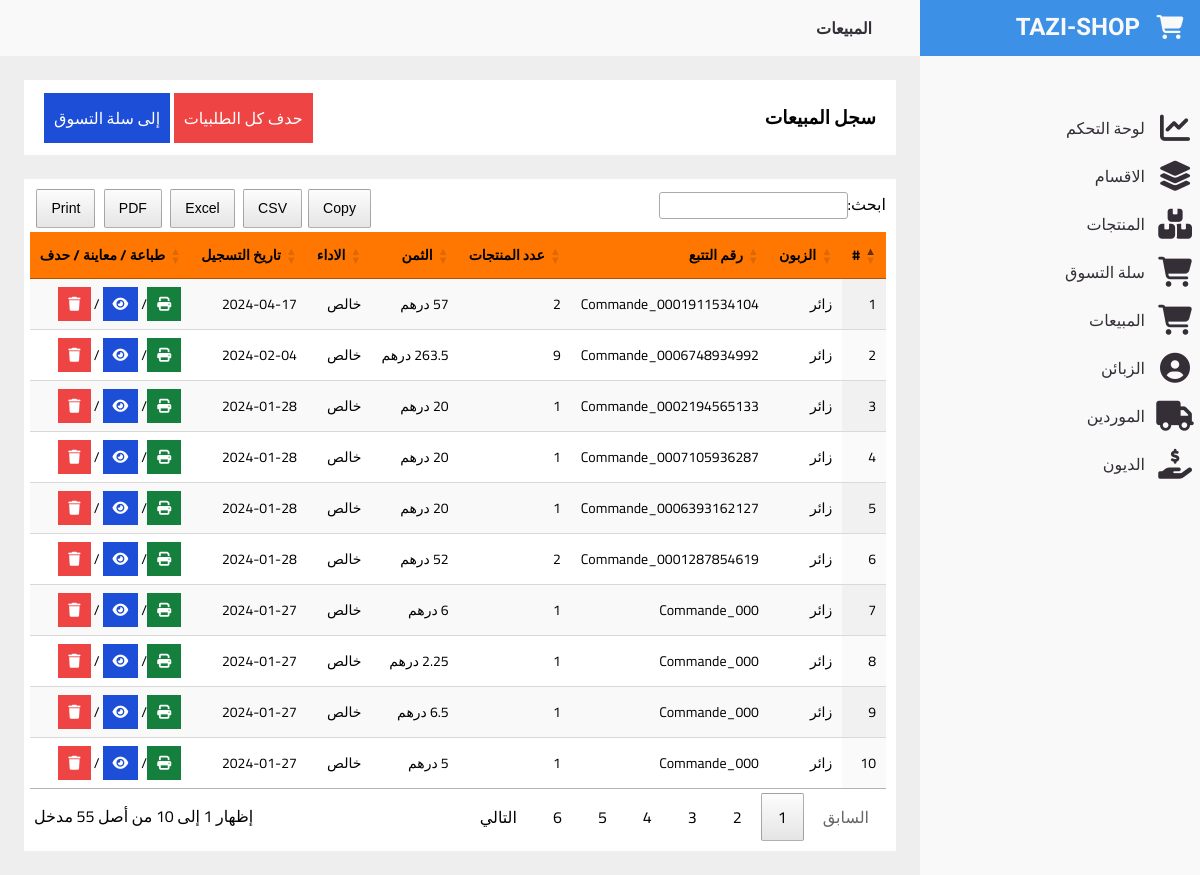
The page /order.php?request=index on the database its author committed.
### tables this page shows
CREATE TABLE "orders" (
	"id"	INTEGER NOT NULL PRIMARY KEY AUTOINCREMENT,
	"user"	TEXT NOT NULL,
	"is_payed"	INTEGER NOT NULL,
	"created_at"	TEXT NOT NULL,
	"updated_at"	TEXT,
	"order_price"	TEXT NOT NULL DEFAULT 0,
	"track_number"	TEXT NOT NULL,
	"payed_price"	TEXT
);

### order.php (the view, shortened to what the rows shown need)
<?php
     require 'init.php';
        $orderObj       = new OrderController($pdo);
        $carteObj       = new CarteController($pdo);
        $loanObj        = new LoanController($pdo);
?>
    <?php include "template/includes/head.php"; ?>
    <?php include "template/includes/head.php"; ?>
    <?php
        if($_SERVER['REQUEST_METHOD'] == "GET"){
            $request = $_GET['request'];
            if($request == 'index'){
                ?>
               <section class="content-section">
                   <div class="table-data">
                       <?php
                           $orders = $orderObj->getAllOrders();
                           $i = 0;
                       ?>
                   <table id="example" class=" display nowrap" style="width:100%">
                           <thead>
                               <tr>
                                   <th>#</th>
                                   <th>الزبون</th>
                                   <th>رقم التتبع</th>
                                   <th>عدد المنتجات</th>
                                   <th>الثمن</th>
                                   <th>الاداء</th>
                                   <th>تاريخ التسجيل</th>
                                   <th>طباعة / معاينة / حدف</th>
                               </tr>
                           </thead>
                           <tbody>
                               <?php
                                   foreach($orders as $item){
                                    $i++;
                                       ?>
                               <tr>
                                    <td><?php echo $i;?></td>
                                    <td><?php echo $item['client'] ?? 'زائر' ?></td>
                                   <td><?php echo $item['track_number']; ?></td>
                                   <td><?php echo $orderObj->countProducts(($item['id'])); ?></td>
                                   <td><?php echo $item['totalPrice'] ; ?> درهم</td>
                                   <td><?php echo $item['is_payed'] ; ?> </td>
                                   <td><?php echo $item['created_at'] ; ?></td>
                                   <td>
                                        <a href="order.php?request=print&id=<?php echo $item['id']?>"><i class="fa-solid fa-print btn btn-green"></i></a>/
                                        <a href="order.php?request=fetch&id=<?php echo $item['id'];?>"><i class="fa-solid fa-eye btn btn-blue"></i></a> /
                                        <a href="order.php?request=delete&id=<?php echo $item['id'] ; ?>"><i class="fa-solid fa-trash btn btn-red"></i></a>
                               </td>
                               </tr>
                                       <?php
                                   }
                               ?>
                           </tbody>
                       </table>
                   </div>
               </section>
           <?php
            }
            elseif($request == 'fetch'){
                $orderObj->setId($_GET['id']);
                ?>
                <section class="content-section">
                       <?php include $inc.'/navbar.php' ;?>
                       <div class="product-page">
                           <div class="product-page-title">
                               <h3>سجل المبيعات</h3>
                               <a href="order.php?request=index" class="btn btn-blue">إلى سجل المبيعات</a>
                           </div>
                       </div>
               </section>
               <section class="content-section">
                   <div class="table-data">
                       <?php
                           $orderItems = $orderObj->getOrderItems();
                           $i = 0;
                       ?>
                   <table id="example" class=" display nowrap" style="width:100%">
                           <thead>
                               <tr>
                                   <th>#</th>
                                   <th>كود المنتج</th>
                                   <th>اسم المنتج</th>
                                   <th>الكمية</th>
                                   <th>الثمن</th>
                                   <th>حدف</th>
                               </tr>
                           </thead>
                           <tbody>
                               <?php
                                   foreach($orderItems as $item){
                                    $i++;
                                       ?>
                               <tr>
                                    <td><?php echo $i;?></td>
                                    <td><?php echo $item['product_code']; ?></td>
                                   <td><?php echo $item['product_name']; ?></td>
                                   <td><?php echo $item['product_qty']; ?></td>
                                   <td><?php echo $item['product_price'] ; ?> درهم</td>
                                   <td>
                                        <a href="orderItems.php?request=deleteItemFromOrder&id=<?php echo $item['id'] ; ?>"><i class="fa-solid fa-trash btn btn-red"></i></a>
                               </td>
                               </tr>
                                       <?php
                                   }
                               ?>
                           </tbody>
                       </table>
                   </div>
               </section>
                <?php
            }
            elseif($request == 'print' ){
                echo "<script>window.addEventListener('load',(event)=>{
                    window.print();
                })</script>"
                ?>
                <section class="content-section">
                       <?php include $inc.'/navbar.php' ;?>
                       <div class="product-page">
                           <div class="product-page-title">
                               <h3>فاتورة الطلبية </h3>
                               <button onclick="window.print();" class="btn btn-blue" >طباعة <i class="fa-solid fa-print"></i></button>
                           </div>
                       </div>
               </section>
               <section class="invoice-content">
                 <?php
                        $orderObj->setId($_GET['id']);
                        $order= $orderObj->getOneOrder();
                        $orderItems = $orderObj->getOrderItems();
                           $i = 0;
                       ?>
                <div id="invoice-POS">
                    <div class="center-title">
                        <i class="fa-solid fa-cart-shopping icon-store"></i>
                        <span>TAZI-SHOP</span>
                    </div>
                    <div class="order-top">
                        <div>
                            <span>رقم الطلبية :</span><span><?php echo $orderObj->getOrderName($_GET['id']) ?></span>
                        </div>
                        <div>
                            <span>التاريخ :</span><span> <?php echo $order['created_at'] ?></span>
                        </div>
                        <div>
                            <span>الزبون :</span><span> <?php echo $order['client'] ?> </span>
                        </div>
                    </div>
                    <div class="order_content_table">
                    <table class="center">
                            <tr>
                                <th>المنتج</th>
                                <th>الكمية</th>
                                <th>السعر</th>
                                <th>المجموع</th>
                            </tr>
                            <?php foreach($orderItems as $itm){ ?>
                            <tr>
                                <td><?php echo $itm['product_name']; ?></td>
                                <td><?php echo $itm['product_qty']; ?></td>
                                <td><?php echo $itm['product_price']; ?></td>
                                <td><?php echo ($itm['product_qty'] * $itm['product_price']); ?> د.م </td>
                            </tr>
                            <?php } ?>
                            </table>
                    </div>
                    <div class="order-bottom" style="margin-top:10px">
                        <div style='font-weight:bold;font-size:20px;'>
                            <span>المجموع :</span><span> <?php echo $order['order_price'] ?> درهم</span>
                        </div>
                        <div>
                            <span> الدفع نقدا:</span><span> <?php echo $order['payed_price'] ?> درهم</span>
                        </div>
                        <div>
                            <span>الباقي :</span><span><?php echo ($order['order_price']-$order['payed_price']) ;?> درهم</span>
                        </div>
                    </div>
                    <div class="center-title">
                        <span>سعداء بخدمتكم وشكرا على زيارتكم <i class="fa-solid fa-face-smile-beam"></i></span>
                    </div>
                </div>
               </section>
                <?php
            }
            elseif($request == 'delete'){
                $orderObj->setId($_GET['id']);
                if($orderObj->dropeOrder($_GET['id'])){
                    echo '<script type="text/javascript">
                        $(document).ready(function(){
                        new swal("تم حدف الطلبية بنجاح") .then((value) => {
                            window.location.href = "order.php?request=index";
                        });
                        });
                        </script>
                    ';
                }
            }
            elseif($request== 'empty'){
                if($orderObj->emptyOrders()){
                    echo '<script type="text/javascript">
                        $(document).ready(function(){
                        new swal("تم حدف الطلبيات بنجاح") .then((value) => {
                            window.location.href = "order.php?request=index";
                        });
                        });
                        </script>
                    ';
                }
            }
        }
        elseif($_SERVER['REQUEST_METHOD'] == "POST"){
            $cartePrice = $carteObj->getTotalPrice();
           if($_POST['client'] !=0){
                $laoningPrice = ($cartePrice - $_POST['payment_price']);
                $orderObj->setUser($_POST['client']);
                $loanObj->insertLoan($_POST['client'],$laoningPrice);
           }
           try{
            if($orderObj->createOrder($cartePrice,$_POST['payment_price'])){
                echo '<script type="text/javascript">
                $(document).ready(function(){
                    new swal({
                        icon: "success",
                        title: "تمت العملية",
                        text:"تم حدف المنتج من السلة",
                        showConfirmButton: false,
                        timer: 1000
                      }).then((value) => {
                     window.location.href = "order.php?request=index";
                  });
                });
                </script>
                ';
             }
           }
           catch(Exception $e){
            echo '<script type="text/javascript">
            $(document).ready(function(){
              new swal("'.$e->getMessage().'").then((value) => {
                 window.location.href = "order.php?request=index";
              });
            });
            </script>
            ';
           }
    }
?>
        <?php include "template/includes/footer.php"; ?>

### rows shown on the page
orders: client "زائر", track_number "Commande_0001911534104", countProducts "2", is_payed "خالص", created_at "2024-04-17"
orders: client "زائر", track_number "Commande_0006748934992", countProducts "9", is_payed "خالص", created_at "2024-02-04"
orders: client "زائر", track_number "Commande_0002194565133", countProducts "1", is_payed "خالص", created_at "2024-01-28"
orders: client "زائر", track_number "Commande_0007105936287", countProducts "1", is_payed "خالص", created_at "2024-01-28"
orders: client "زائر", track_number "Commande_0006393162127", countProducts "1", is_payed "خالص", created_at "2024-01-28"
orders: client "زائر", track_number "Commande_0001287854619", countProducts "2", is_payed "خالص", created_at "2024-01-28"
orders: client "زائر", track_number "Commande_000", countProducts "1", is_payed "خالص", created_at "2024-01-27"
orders: client "زائر", track_number "Commande_000", countProducts "1", order_price "2.25", is_payed "خالص", created_at "2024-01-27"
orders: client "زائر", track_number "Commande_000", countProducts "1", is_payed "خالص", created_at "2024-01-27"
orders: client "زائر", track_number "Commande_000", countProducts "1", is_payed "خالص", created_at "2024-01-27"

### other values the page prints
$page "المبيعات"
